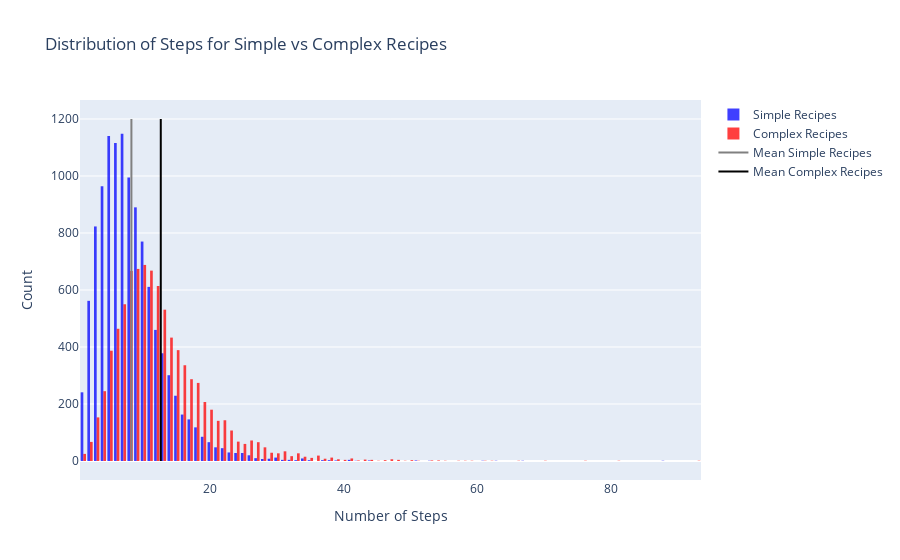

Write notebook code for a chart like this one.
### Markdown cell above
Code to plot the relation beetween the numbers of steps and numbers of ingredients.

### Code cell
mean_simple=data_simple_recipe['n_steps'].mean()
mean_complex=data_complex_recipe['n_steps'].mean()

# Create a histogram for 'n_steps' of simple recipes
trace1 = go.Histogram(
    x=data_simple_recipe['n_steps'],
    opacity=0.75,
    name='Simple Recipes',
    marker=dict(color='blue'),
    nbinsx=100
)

# Create a histogram for 'n_steps' of complex recipes
trace2 = go.Histogram(
    x=data_complex_recipe['n_steps'],
    opacity=0.75,
    name='Complex Recipes',
    marker=dict(color='red'),
    nbinsx=100
)
# Combine traces
data = [trace1, trace2]

# Define layout
layout = go.Layout(
    barmode='group',
    title_text='Distribution of Steps for Simple vs Complex Recipes',
    xaxis_title_text='Number of Steps',
    yaxis_title_text='Count',
    bargap=0.2,
)

# Define figure and plot
fig = go.Figure(data=data, layout=layout)

fig.add_trace(go.Scatter(
    x=[mean_simple, mean_simple],
    y=[0, 1200],
    mode="lines",
    line=go.scatter.Line(color="grey"),
    showlegend=True,
    name='Mean Simple Recipes',
))


fig.add_trace(go.Scatter(
    x=[mean_complex, mean_complex],
    y=[0, 1200],
    mode="lines",
    line=go.scatter.Line(color="black"),
    showlegend=True,
    name='Mean Complex Recipes',
))


fig.show()
#fig.write_html(path+'Distribution_of_Steps_for_Simple_vs_Complex_Recipes.html', include_plotlyjs='cdn')

### Figure 1 — Plotly figure (JSON) as saved in the notebook; plotly's stock layout.template omitted (floating-point values rounded to 4 significant figures; data arrays with more than 128 entries replaced by an {"elided": "..."} marker saying what was removed)
{"data": [{"marker": {"color": "blue"}, "name": "Simple Recipes", "nbinsx": 100, "opacity": 0.75, "type": "histogram", "x": {"elided": "11487 int values"}}, {"marker": {"color": "red"}, "name": "Complex Recipes", "nbinsx": 100, "opacity": 0.75, "type": "histogram", "x": {"elided": "8807 int values"}}, {"line": {"color": "grey"}, "mode": "lines", "name": "Mean Simple Recipes", "showlegend": true, "type": "scatter", "x": [8.198, 8.198], "y": [0, 1200]}, {"line": {"color": "black"}, "mode": "lines", "name": "Mean Complex Recipes", "showlegend": true, "type": "scatter", "x": [12.6, 12.6], "y": [0, 1200]}], "layout": {"bargap": 0.2, "barmode": "group", "title": {"text": "Distribution of Steps for Simple vs Complex Recipes"}, "xaxis": {"title": {"text": "Number of Steps"}}, "yaxis": {"title": {"text": "Count"}}}}
